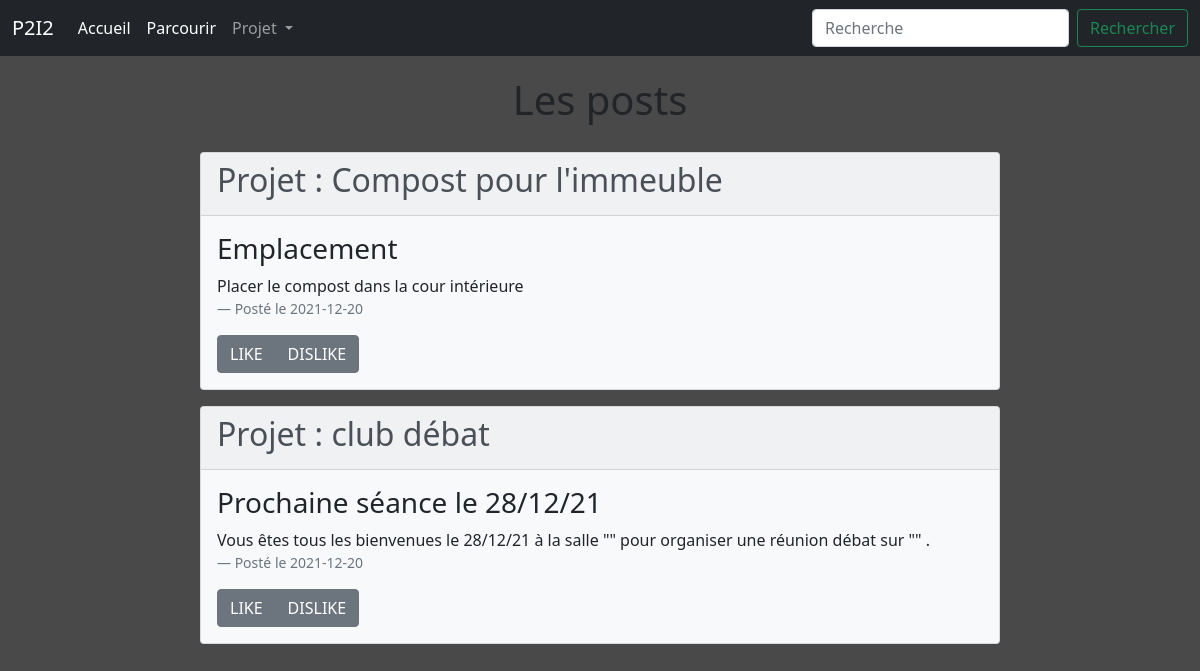
/accueil, run on the app's committed database.
### tables this page shows
CREATE TABLE posts (id_post INTEGER PRIMARY KEY AUTOINCREMENT, id_sub INTEGER, titre TEXT, description TEXT, date_creation DATE, ratio INTEGER, FOREIGN KEY(id_sub) REFERENCES "subs"(Numéro_projet));

CREATE TABLE "subs" (
	"Nom"	varchar NOT NULL,
	"Posté_par"	varchar NOT NULL,
	"Numéro_projet"	INTEGER NOT NULL UNIQUE,
	"Mots_clés"	text NOT NULL,
	"description"	TEXT NOT NULL,
	"création"	TEXT NOT NULL,
	PRIMARY KEY("Numéro_projet" AUTOINCREMENT)
);

### app.py (the view)
@app.route('/accueil')
def accueil():
     query = "SELECT Nom,titre,posts.description,id_sub,posts.date_creation,id_post FROM subs JOIN posts WHERE Numéro_projet = id_sub ORDER BY date_creation;"
     db = sqlite3.connect('database.db')
     cursor = db.cursor()
     cursor.execute(query)
     L = cursor.fetchall()
     db.close()
     return render_template('accueil.html',data = L)

### templates/accueil.html (shortened to what this page needs)
{% extends 'layout.html' %}
{% block content %}
<link rel="stylesheet" href='/static/styles/accueil.css' />
<body>
<h1> Les posts </h1>
    <div class="card-columns">
    {% for item in data %}
        <div class="card bg-light mb-3" style="width : 50rem; margin:auto;">
            <a href = "/sub/{{item[3]}}" class="list-group-item-action flex-column align-items-start">
                <div class="card-header">
                    <h2 class="card-title">Projet : {{item[0]}} </h2>
                </div>
            </a>
                <div class="card-body">
                    <h3 class="card-subtile">{{item[1]}}</h3>
                    <p class="card-text">{{item[2]}}</p>
                    <footer class = "blockquote-footer">Posté le {{item[4]}}</footer>
                    <div class="btn-group">
                        <a class = "btn btn-block btn-secondary" href='/{{item[5]}}/ajoutcompteur'>LIKE</a>
                        <a class = "btn btn-block btn-secondary" href='/{{item[5]}}/retraitcompteur'>DISLIKE</a>
                    </div>
                </div>
        </div>
    {% endfor %}
    </div>
</body>
{% endblock %}

### static/styles/stylehome.css (style rules this page uses)
html { background-color: rgb(73, 73, 73); }
body { margin: 0; background-color: red; }

### static/styles/accueil.css (style rules this page uses)
body { background-color: rgb(73, 73, 73); }
h1 { text-align: center; background-color:rgb(73, 73, 73) ; padding : 20px; }
a { text-decoration: none; }

### data on the page
posts: Nom "Compost pour l'immeuble", titre "Emplacement", description "Placer le compost dans la cour intérieure", date_creation "2021-12-20"
posts: Nom "club débat", titre "Prochaine séance le 28/12/21", description "Vous êtes tous les bienvenues le 28/12/21 à la salle \"\" pour organiser une réunion débat sur \"\" .", date_creation "2021-12-20"
